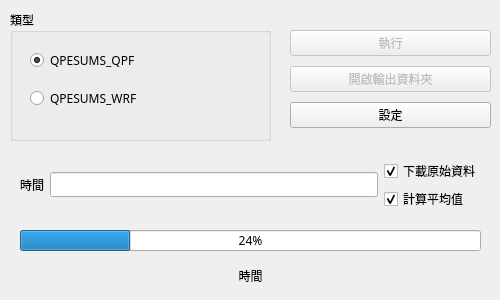
<?xml version="1.0" encoding="UTF-8"?>
<ui version="4.0">
 <class>MainWindow</class>
 <widget class="QMainWindow" name="MainWindow">
  <property name="geometry">
   <rect>
    <x>0</x>
    <y>0</y>
    <width>500</width>
    <height>300</height>
   </rect>
  </property>
  <property name="minimumSize">
   <size>
    <width>500</width>
    <height>300</height>
   </size>
  </property>
  <property name="maximumSize">
   <size>
    <width>500</width>
    <height>300</height>
   </size>
  </property>
  <property name="font">
   <font>
    <family>微軟正黑體</family>
   </font>
  </property>
  <property name="windowTitle">
   <string>QPESUMS資料下載程式</string>
  </property>
  <widget class="QWidget" name="centralwidget">
   <widget class="QWidget" name="horizontalLayoutWidget">
    <property name="geometry">
     <rect>
      <x>20</x>
      <y>160</y>
      <width>461</width>
      <height>50</height>
     </rect>
    </property>
    <layout class="QHBoxLayout" name="horizontalLayout">
     <item>
      <widget class="QLabel" name="label_time">
       <property name="text">
        <string>時間</string>
       </property>
      </widget>
     </item>
     <item>
      <widget class="QLineEdit" name="lineEdit_time">
       <property name="toolTip">
        <string>&lt;html&gt;&lt;head/&gt;&lt;body&gt;&lt;p&gt;yyyymmddhh&lt;/p&gt;&lt;/body&gt;&lt;/html&gt;</string>
       </property>
       <property name="whatsThis">
        <string>&lt;html&gt;&lt;head/&gt;&lt;body&gt;&lt;p&gt;&lt;br/&gt;&lt;/p&gt;&lt;/body&gt;&lt;/html&gt;</string>
       </property>
       <property name="text">
        <string/>
       </property>
       <property name="maxLength">
        <number>10</number>
       </property>
      </widget>
     </item>
     <item>
      <layout class="QVBoxLayout" name="verticalLayout_3">
       <item>
        <widget class="QCheckBox" name="checkBox_downloadraw">
         <property name="text">
          <string>下載原始資料</string>
         </property>
         <property name="checked">
          <bool>true</bool>
         </property>
        </widget>
       </item>
       <item>
        <widget class="QCheckBox" name="checkBox_calcmean">
         <property name="toolTip">
          <string>&lt;html&gt;&lt;head/&gt;&lt;body&gt;&lt;p&gt;根據選擇位置之數量計算。&lt;/p&gt;&lt;/body&gt;&lt;/html&gt;</string>
         </property>
         <property name="text">
          <string>計算平均值</string>
         </property>
         <property name="checked">
          <bool>true</bool>
         </property>
        </widget>
       </item>
      </layout>
     </item>
    </layout>
   </widget>
   <widget class="QGroupBox" name="groupBox">
    <property name="geometry">
     <rect>
      <x>10</x>
      <y>10</y>
      <width>261</width>
      <height>131</height>
     </rect>
    </property>
    <property name="title">
     <string>類型</string>
    </property>
    <widget class="QWidget" name="verticalLayoutWidget">
     <property name="geometry">
      <rect>
       <x>20</x>
       <y>30</y>
       <width>221</width>
       <height>81</height>
      </rect>
     </property>
     <layout class="QVBoxLayout" name="verticalLayout">
      <item>
       <widget class="QRadioButton" name="radioButton_QPF">
        <property name="text">
         <string>QPESUMS_QPF</string>
        </property>
        <property name="checked">
         <bool>true</bool>
        </property>
       </widget>
      </item>
      <item>
       <widget class="QRadioButton" name="radioButton_WRF">
        <property name="text">
         <string>QPESUMS_WRF</string>
        </property>
       </widget>
      </item>
     </layout>
    </widget>
   </widget>
   <widget class="QProgressBar" name="progressBar">
    <property name="geometry">
     <rect>
      <x>20</x>
      <y>230</y>
      <width>461</width>
      <height>21</height>
     </rect>
    </property>
    <property name="value">
     <number>24</number>
    </property>
   </widget>
   <widget class="QWidget" name="verticalLayoutWidget_2">
    <property name="geometry">
     <rect>
      <x>290</x>
      <y>20</y>
      <width>201</width>
      <height>121</height>
     </rect>
    </property>
    <layout class="QVBoxLayout" name="verticalLayout_2">
     <property name="spacing">
      <number>0</number>
     </property>
     <item>
      <widget class="QPushButton" name="pushButton_run">
       <property name="enabled">
        <bool>false</bool>
       </property>
       <property name="text">
        <string>執行</string>
       </property>
      </widget>
     </item>
     <item>
      <widget class="QPushButton" name="pushButton_openfolder">
       <property name="enabled">
        <bool>false</bool>
       </property>
       <property name="text">
        <string>開啟輸出資料夾</string>
       </property>
      </widget>
     </item>
     <item>
      <widget class="QPushButton" name="pushButton_option">
       <property name="text">
        <string>設定</string>
       </property>
      </widget>
     </item>
    </layout>
   </widget>
   <widget class="QLabel" name="label_processinfo">
    <property name="geometry">
     <rect>
      <x>20</x>
      <y>260</y>
      <width>461</width>
      <height>31</height>
     </rect>
    </property>
    <property name="layoutDirection">
     <enum>Qt::LeftToRight</enum>
    </property>
    <property name="text">
     <string>時間</string>
    </property>
    <property name="alignment">
     <set>Qt::AlignCenter</set>
    </property>
   </widget>
  </widget>
 </widget>
 <resources/>
 <connections/>
</ui>
